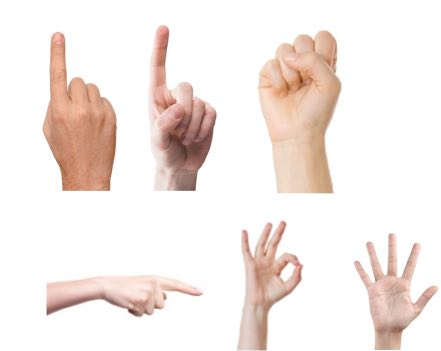
#> input picture 2_predictions/Hand Sign Test.jpg, 441 x 351 px
$ jupyter execute --allow-errors Yolo_Hand_Sign_Detection.ipynb   (shell and % lines are left out)
#> lines starting #> are read from the running program, lines starting #| are printed output that depends on the picture
# YOLO HAND SIGN PREDICTION

## Install Necessary Packages

## Import Necessary Libraries

[cell 1]
import cv2
import numpy as np
import os
import yaml
from yaml.loader import SafeLoader

## STEP 1 : LOAD YAML FILE

[cell 2]
with open('data.yaml', mode = 'r') as f:
    data_yaml = yaml.load(f, Loader = SafeLoader)

labels = data_yaml['names']
print(labels)

## STEP2 : LOAD YOLO MODEL with OPENCV

#> (a cell that did not finish here is left out)

## STEP 3: Load the image

[cell 4]
img = cv2.imread('./Hand Sign Test.jpg')
#> img is the input picture: shape (351, 441, 3); mean B, G, R 230.6, 234.9, 244.5
image = img.copy()

[cell 5]
# To View the image

'''
cv2.imshow('image',image)
cv2.waitKey(0)
cv2.destroyAllWindows()
'''

## STEP 4 : Retune the Image

[cell 6]
# Check Height Width and Depth of image

row, col, d = image.shape
#> row = 351; col = 441; d = 3
row, col, d
#> Out = (351, 441, 3)

### TASK : Covert our image into Square Image

[cell 7]
# 1. decide the larger between row, col
max_rc = max(row, col)
#> max_rc = 441

# 2. Black Shell Matrix
input_image = np.zeros((max_rc, max_rc, 3), dtype = np.uint8)

[cell 8]
input_image [0:row, 0:col] = image
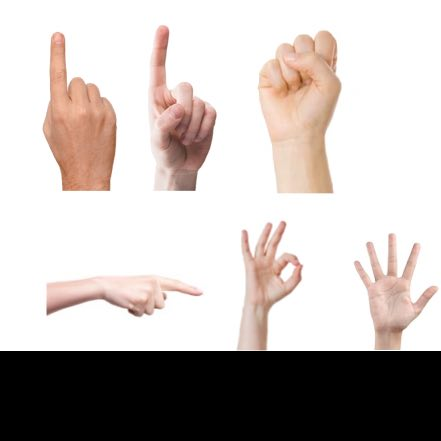
#> input_image: shape (441, 441, 3); mean B, G, R 183.6, 187, 194.6

[cell 9]
cv2.imshow('input_image',input_image)
cv2.waitKey(0)
cv2.destroyAllWindows()

[cell 10]
INPUT_WH_YOLO = 640
blob = cv2.dnn.blobFromImage(input_image , 1/255, (INPUT_WH_YOLO, INPUT_WH_YOLO), swapRB=True, crop= False)
#> (the rest of this cell did not finish here and is left out)

#> (a cell that did not finish here is left out)

[cell 12]
# Conclusion :

'''
No of Bounding Boxes Detected by Model = 25200

for each and every Bounding Box those info are available in 25 coloumns

'''

## STEP 5:  NON MAX SUPPRESSION

### Filter Detection based on Confidence 0.4 and Probability Score 0.25

#> (a cell that did not finish here is left out)

[cell 14]
# Caclculate Width and Height of the Image

image_w, image_h = input_image.shape[:2]
#> image_w = 441; image_h = 441
image_w, image_h
#> Out = (441, 441)

[cell 15]
# Calculate X_Factor & Y_Factor

x_factor = image_w/INPUT_WH_YOLO
#> x_factor = 0.689
y_factor = image_h/INPUT_WH_YOLO
#> y_factor = 0.689

x_factor, y_factor
#> Out = (0.689, 0.689)
